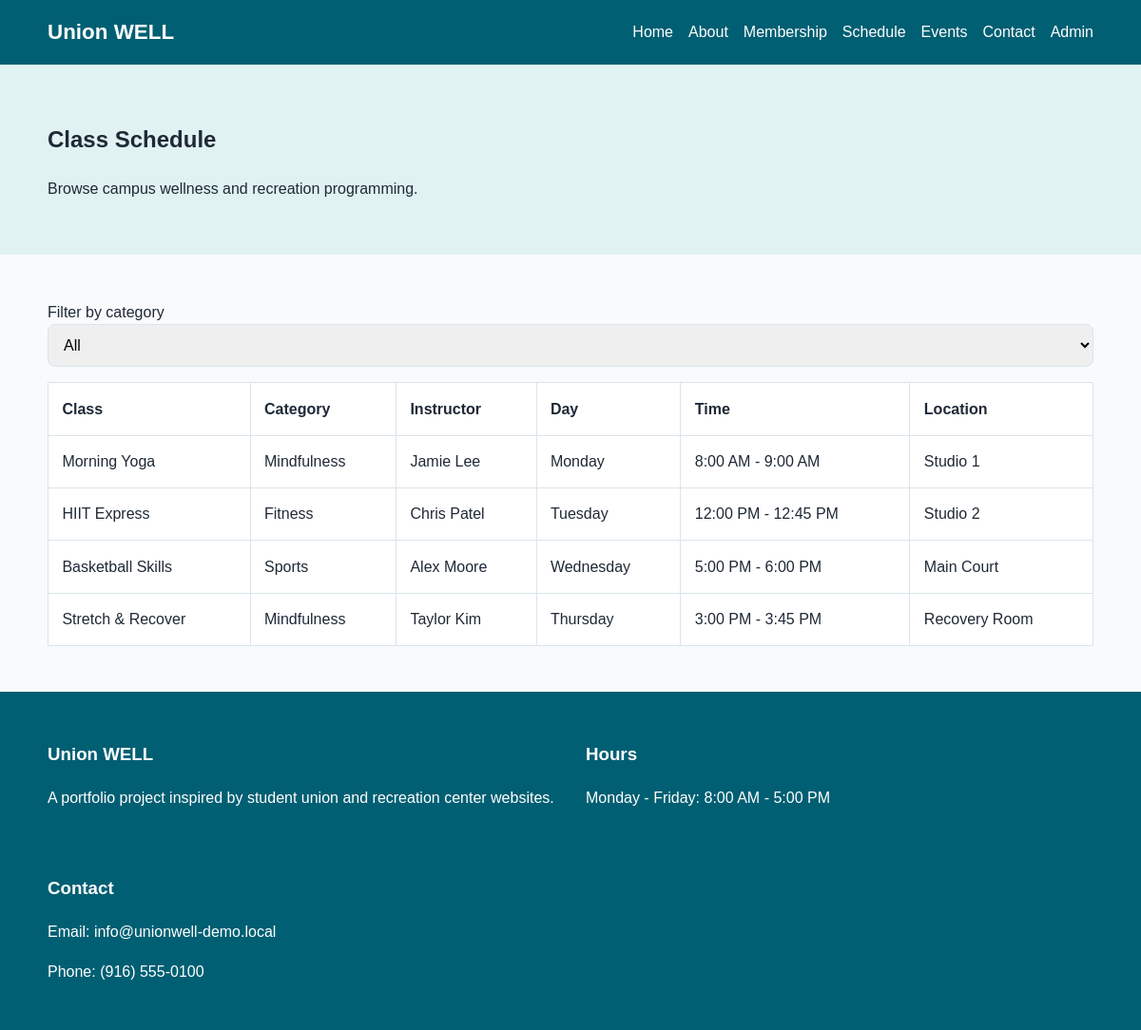
Page /schedule.php on the committed database.
### tables this page shows
CREATE TABLE classes (
    id INT AUTO_INCREMENT PRIMARY KEY,
    class_name VARCHAR(100) NOT NULL,
    instructor VARCHAR(100) NOT NULL,
    class_day VARCHAR(20) NOT NULL,
    start_time TIME NOT NULL,
    end_time TIME NOT NULL,
    location VARCHAR(100) NOT NULL,
    category VARCHAR(50) NOT NULL
);

### includes/functions.php (called while the page is built, shortened)
<?php
function escape(string $value): string {
    return htmlspecialchars($value, ENT_QUOTES, 'UTF-8');
}
?>

### schedule.php (the view, shortened to what this page needs)
<?php
require_once __DIR__ . '/includes/db.php';
require_once __DIR__ . '/includes/functions.php';
$classes = $pdo->query('SELECT * FROM classes ORDER BY FIELD(class_day, "Monday", "Tuesday", "Wednesday", "Thursday", "Friday", "Saturday", "Sunday"), start_time ASC')->fetchAll();
include __DIR__ . '/includes/header.php';
?>
<section class="page-banner">
    <div class="container">
        <h1>Class Schedule</h1>
        <p>Browse campus wellness and recreation programming.</p>
    </div>
</section>
<section class="section">
    <div class="container">
        <label for="classFilter" class="filter-label">Filter by category</label>
        <select id="classFilter">
            <option value="all">All</option>
        </select>
        <div class="table-wrapper">
            <table class="schedule-table">
                <thead>
                    <tr>
                        <th>Class</th>
                        <th>Category</th>
                        <th>Instructor</th>
                        <th>Day</th>
                        <th>Time</th>
                        <th>Location</th>
                    </tr>
                </thead>
                <tbody>
                    <?php foreach ($classes as $class): ?>
                        <tr data-category="<?= escape($class['category']) ?>">
                            <td><?= escape($class['class_name']) ?></td>
                            <td><?= escape($class['category']) ?></td>
                            <td><?= escape($class['instructor']) ?></td>
                            <td><?= escape($class['class_day']) ?></td>
                            <td><?= date('g:i A', strtotime($class['start_time'])) ?> - <?= date('g:i A', strtotime($class['end_time'])) ?></td>
                            <td><?= escape($class['location']) ?></td>
                        </tr>
                    <?php endforeach; ?>
                </tbody>
            </table>
        </div>
    </div>
</section>
<?php include __DIR__ . '/includes/footer.php'; ?>

### assets/css/style.css (style rules this page uses)
:root { --primary: #005f73; --secondary: #0a9396; --accent: #ee9b00; --bg: #f8fafc; --text: #1f2937; --white: #ffffff; --danger: #b91c1c; --border: #dbe4ea; }
* { box-sizing: border-box; }
body { margin: 0; font-family: Arial, sans-serif; color: var(--text); background: var(--bg); line-height: 1.6; }
.container { width: min(1100px, 92%); margin: 0 auto; }
.section { padding: 3rem 0; }
.page-banner { background: #e0f2f1; padding: 2.5rem 0; }
input, textarea, select { width: 100%; padding: 0.75rem; border: 1px solid var(--border); border-radius: 0.5rem; font: inherit; }
.schedule-table { width: 100%; border-collapse: collapse; background: var(--white); }
.schedule-table th, .schedule-table td { border: 1px solid var(--border); padding: 0.9rem; text-align: left; }
.table-wrapper { overflow-x: auto; margin-top: 1rem; }

### rows in the picture
classes: class_name "Morning Yoga", category "Mindfulness", instructor "Jamie Lee", class_day "Monday", start_time "8:00 AM", end_time "9:00 AM", location "Studio 1"
classes: class_name "HIIT Express", category "Fitness", instructor "Chris Patel", class_day "Tuesday", start_time "12:00 PM", end_time "12:45 PM", location "Studio 2"
classes: class_name "Basketball Skills", category "Sports", instructor "Alex Moore", class_day "Wednesday", start_time "5:00 PM", end_time "6:00 PM", location "Main Court"
classes: class_name "Stretch & Recover", category "Mindfulness", instructor "Taylor Kim", class_day "Thursday", start_time "3:00 PM", end_time "3:45 PM", location "Recovery Room"
